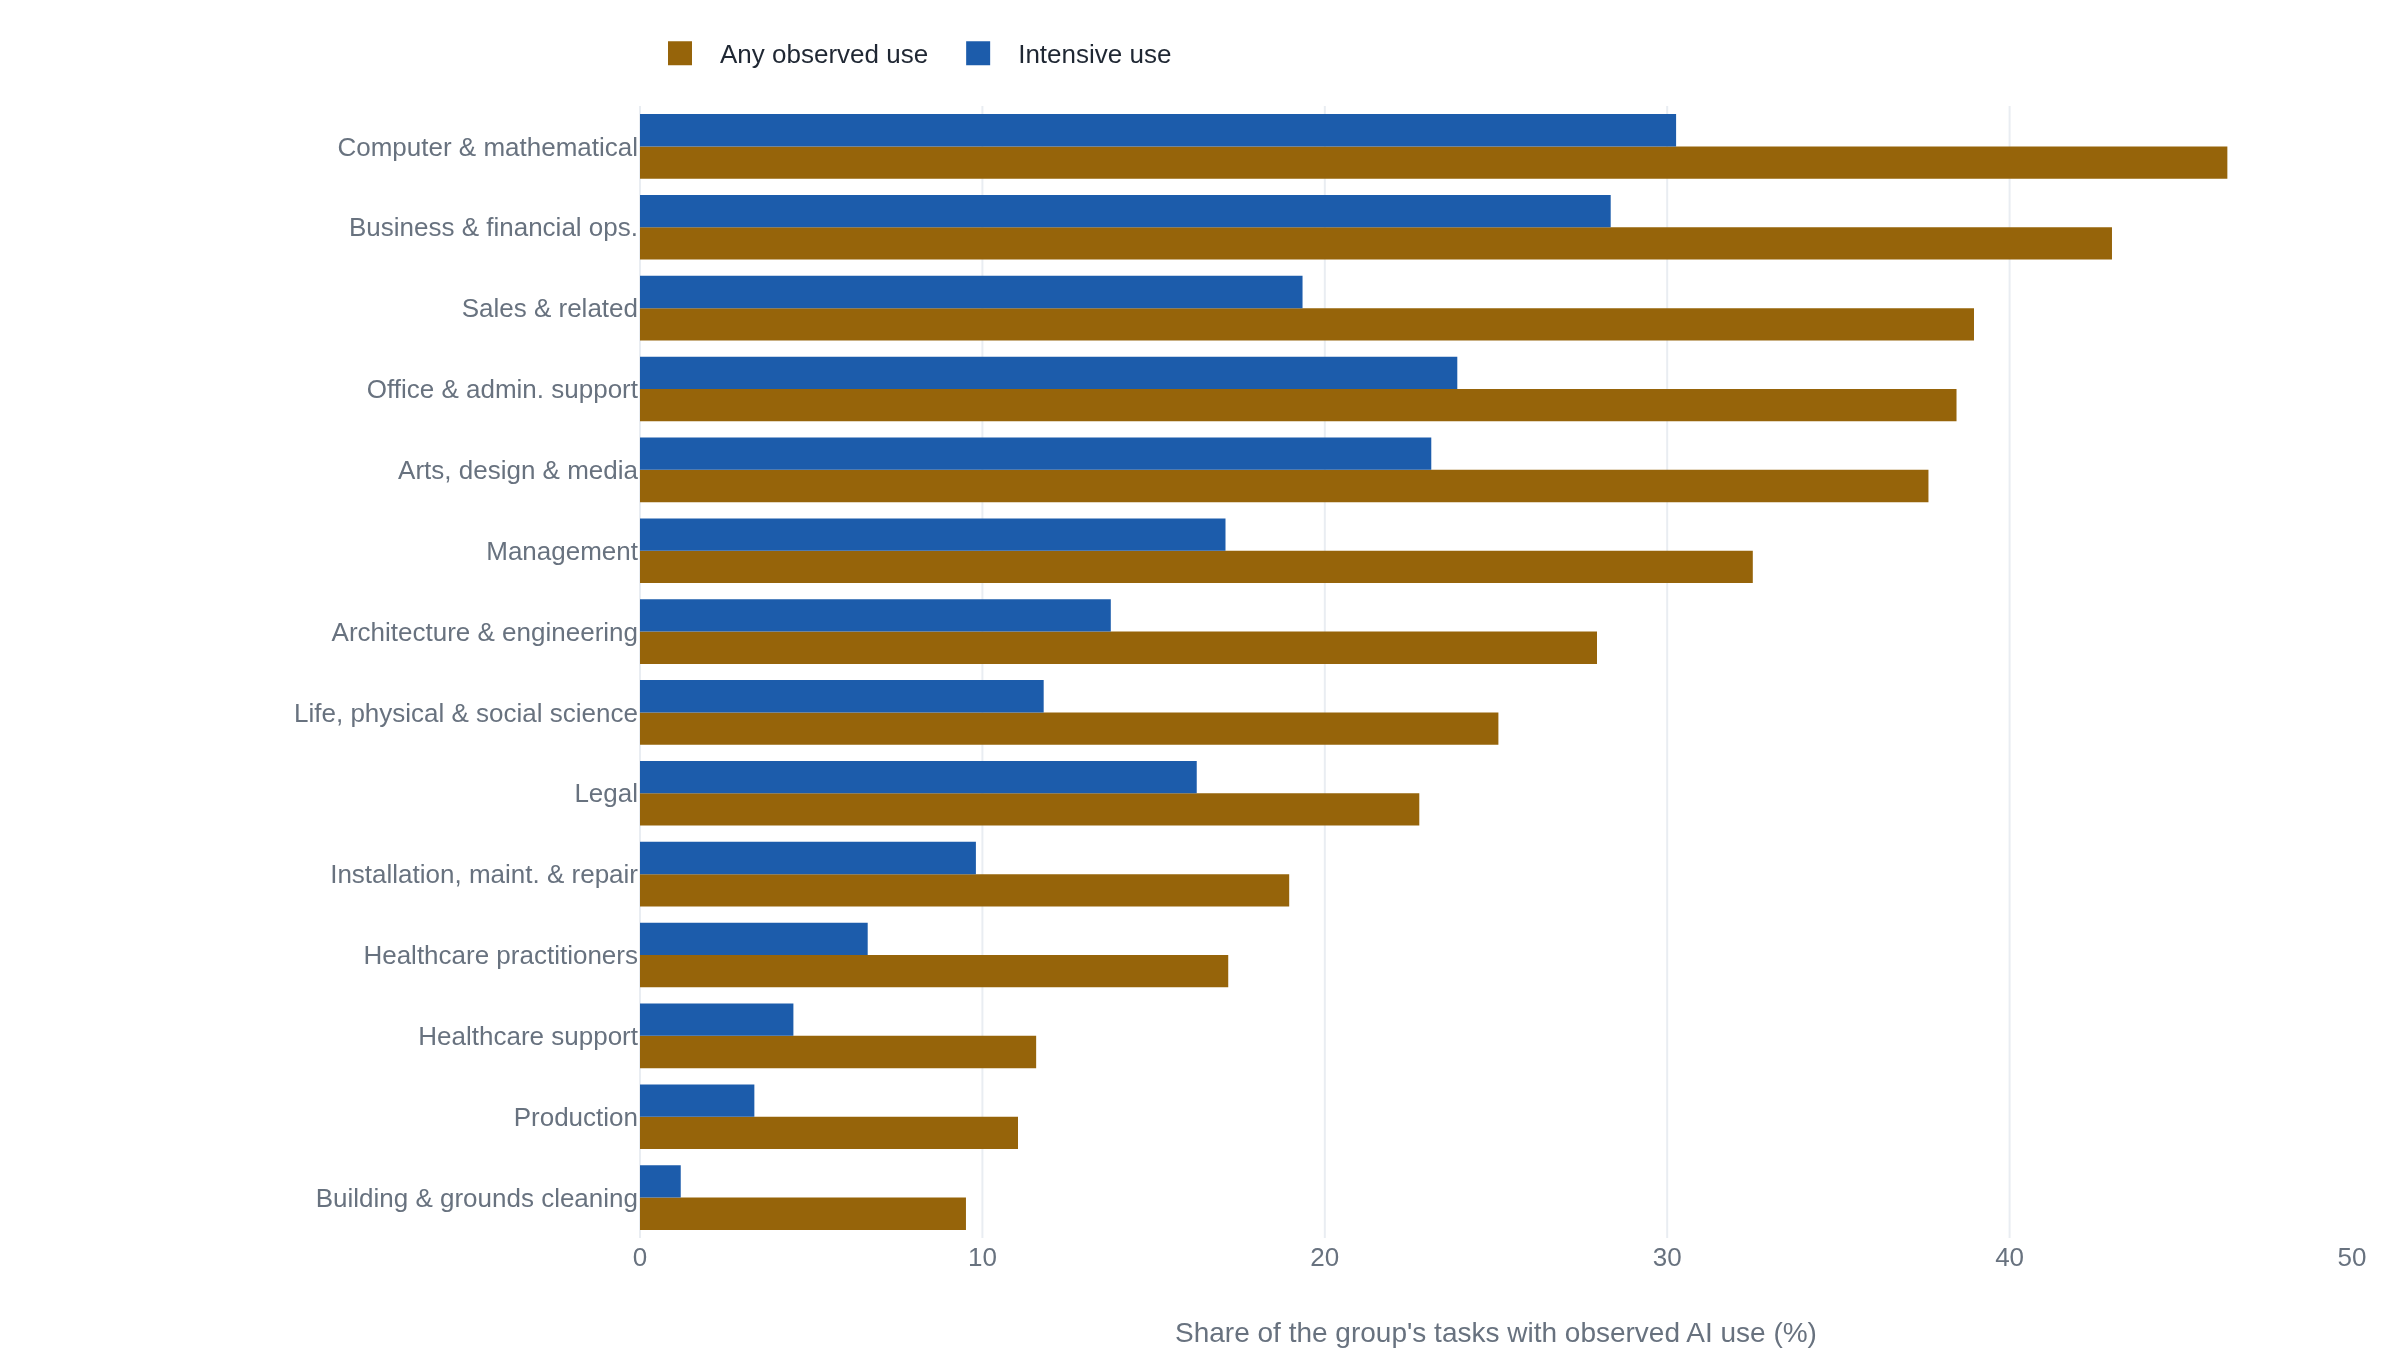

Python code for this plot:
import plotly.graph_objects as go

# Task saturation by major occupation group, ATLAS v1.0 global rows.
# Source: atlas_v1_work_occupations.csv (GLOBAL rows), April 2026.
# "Any observed use" = non_negligible_ai_use: the share of the group's O*NET
# tasks with AI use observed above the dataset's reporting threshold.
# "Intensive use" = intensive_ai_use: the stricter threshold.
# This is depth of use inside a job, a different quantity from the usage-volume
# shares (the 30% headline) the piece discusses. The 14 groups below are the
# ones carried in the evidence record.

# (group, non_negligible_ai_use %, intensive_ai_use %)
rows = [
    ("Computer & mathematical", 46.36, 30.26),
    ("Business & financial ops.", 42.99, 28.35),
    ("Sales & related", 38.96, 19.35),
    ("Office & admin. support", 38.45, 23.87),
    ("Arts, design & media", 37.63, 23.11),
    ("Management", 32.50, 17.10),
    ("Architecture & engineering", 27.95, 13.75),
    ("Life, physical & social science", 25.07, 11.79),
    ("Legal", 22.76, 16.26),
    ("Installation, maint. & repair", 18.96, 9.81),
    ("Healthcare practitioners", 17.18, 6.65),
    ("Healthcare support", 11.57, 4.48),
    ("Production", 11.04, 3.34),
    ("Building & grounds cleaning", 9.52, 1.19),
]

# Sort ascending so the highest-saturation group sits at the top of a
# horizontal bar chart.
rows = sorted(rows, key=lambda r: r[1])

labels = [r[0] for r in rows]
any_use = [r[1] for r in rows]
intensive = [r[2] for r in rows]

fig = go.Figure()
fig.add_trace(
    go.Bar(
        name="Any observed use",
        y=labels,
        x=any_use,
        orientation="h",
    )
)
fig.add_trace(
    go.Bar(
        name="Intensive use",
        y=labels,
        x=intensive,
        orientation="h",
    )
)
fig.update_layout(
    barmode="group",
    xaxis_title="Share of the group's tasks with observed AI use (%)",
    legend=dict(orientation="h", yanchor="bottom", y=1.02, xanchor="left", x=0),
    margin=dict(l=320),
)
fig.update_xaxes(range=[0, 50])
fig.update_yaxes(automargin=True)
